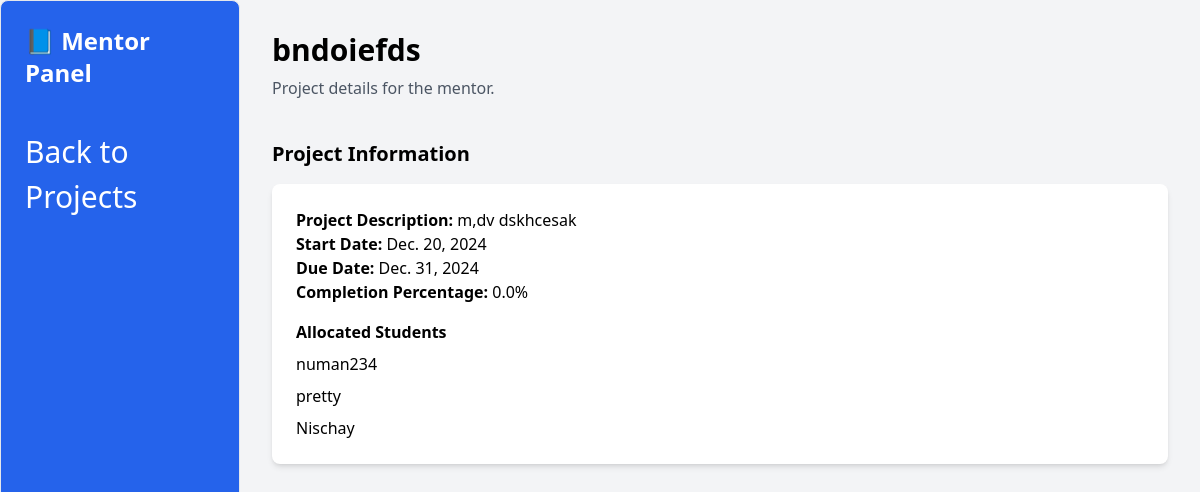
The app's page /projects/3/mentor/ (signed in) with its own data.
### MySiteApp/models.py (models this page shows, shortened)
class Project(models.Model):
    id = models.AutoField(primary_key=True)
    title = models.CharField(max_length=200)
    description = models.TextField(blank=True, null=True)
    start_date = models.DateField()
    due_date = models.DateField(default="2024-12-31")
    owner = models.ForeignKey(User, on_delete=models.CASCADE, related_name='owned_projects',null=True, blank=True)
    mentor = models.ForeignKey(User, on_delete=models.SET_NULL, null=True, blank=True, related_name='mentored_projects')  # Supervisor (mentor)
    students = models.ManyToManyField(
        User, related_name='assigned_projects', blank=True, limit_choices_to={'role': 'student'}
    )
    def completion_percentage(self):
        phases = self.phases.all()
        total_phases = phases.count()
        if total_phases == 0:
            return 0
        completed_phases = sum(phase.completion_percentage() for phase in phases)
        return (completed_phases / total_phases)

class Phases(models.Model):
    id = models.AutoField(primary_key=True)
    title = models.CharField(max_length=100,default="Default Phase Title")
    description = models.TextField(blank=True, null=True)
    due_date = models.DateField()
    status = models.CharField(max_length=50, choices=[('pending', 'Pending'), ('completed', 'Completed')], default='pending')
    project = models.ForeignKey(Project, on_delete=models.CASCADE, related_name='phases')
    mentor_notes = models.TextField(blank=True, null=True)  # Notes from the mentor
    def completion_percentage(self):
        tasks = self.tasks.all()
        total_tasks = tasks.count()
        if total_tasks == 0:
            return 0
        completed_tasks = sum(1 for task in tasks if task.status == 'completed')
        return (completed_tasks / total_tasks) * 100

class User(AbstractUser):
    ROLE_CHOICES = [
        ('student', 'Student'),
        ('mentor', 'Mentor'),
        ('admin', 'Admin'),
    ]
    role = models.CharField(max_length=10, choices=ROLE_CHOICES, default='student')
    id = models.AutoField(primary_key=True)
    profile_picture = models.ImageField(upload_to='profile_pictures/', null=True, blank=True)
    mentor = models.ForeignKey(
        'self',
        on_delete=models.SET_NULL,
        null=True,
        blank=True,
        related_name='students'
    )  # Link students to mentors
    progress = models.FloatField(default=0.0)

### MySiteApp/views.py (the view)
# urls.py: path('projects/<int:project_id>/mentor/', views.project_detail_mentor, name='project_detail_mentor'),
@login_required
def project_detail_mentor(request, project_id):
    if request.user.role != 'mentor':
        return redirect('access_denied')  # Redirect unauthorized users
    project = get_object_or_404(models.Project, id=project_id)
    return render(request, 'mentor/project_details_mentor.html', {'project': project})

### MySiteApp/templates/mentor/project_details_mentor.html (shortened to what this page needs)
<!DOCTYPE html>
<html lang="en">
<head>
  <script src="https://cdn.tailwindcss.com"></script>
</head>
<body class="bg-gray-100">
  <div class="flex min-h-screen">
    <aside class="w-1/5 bg-blue-600 text-white p-6 rounded-lg border border-blue-5000">
      <div class="text-2xl font-bold mb-10">📘 Mentor Panel</div>
      <nav>
        <ul class="space-y-6">
          <li><a href="{% url 'mentor_student_projects' %}" class="text-white hover:text-gray-300 text-[30px]">Back to Projects</a></li>
        </ul>
      </nav>
    </aside>
    <main class="flex-1 p-8">
      <header>
        <h1 class="text-3xl font-semibold">{{ project.title }}</h1>
        <p class="text-gray-600 mt-2">Project details for the mentor.</p>
      </header>
      <section class="mt-10">
        <h2 class="text-xl font-semibold mb-4">Project Information</h2>
        <div class="bg-white p-6 rounded-lg shadow-md">
          <p><strong>Project Description:</strong> {{ project.description }}</p>
          <p><strong>Start Date:</strong> {{ project.start_date }}</p>
          <p><strong>Due Date:</strong> {{ project.due_date }}</p>
          <p><strong>Completion Percentage:</strong> {{ project.completion_percentage }}%</p>
          <h3 class="mt-4 font-semibold">Allocated Students</h3>
          <ul class="mt-2 space-y-2">
            {% for student in project.students.all %}
              <li>{{ student.username }}</li>
            {% empty %}
              <li>No students allocated.</li>
            {% endfor %}
          </ul>
        </div>
      </section>
    </main>
  </div>
</body>
</html>

### records on screen
Project: title "bndoiefds", description "m,dv dskhcesak", start_date "Dec. 20, 2024", due_date "Dec. 31, 2024", completion_percentage "0.0"
User: username "numan234"
User: username "pretty"
User: username "Nischay"
